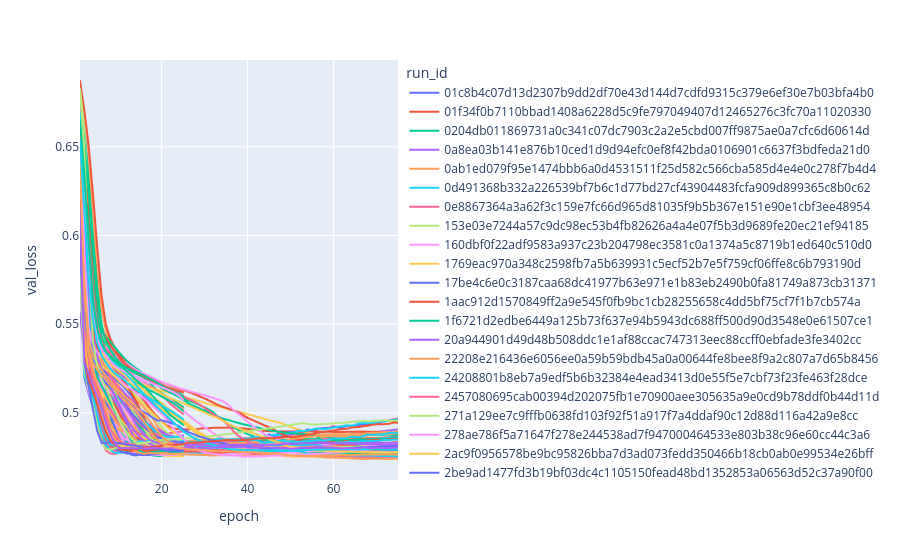

Notebook code for this chart:
### Code cell
px.line(data[data['epoch'] <= 75].sort_values(['run_id', 'epoch']), x='epoch', y='val_loss', color='run_id')
